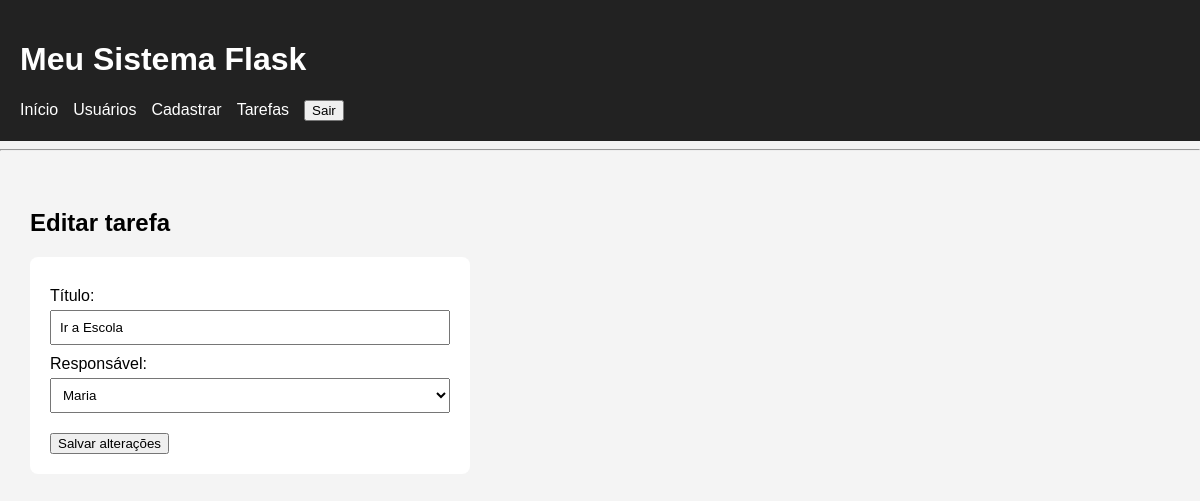
Before: /tarefas/editar/3 (signed in) with the older database file.
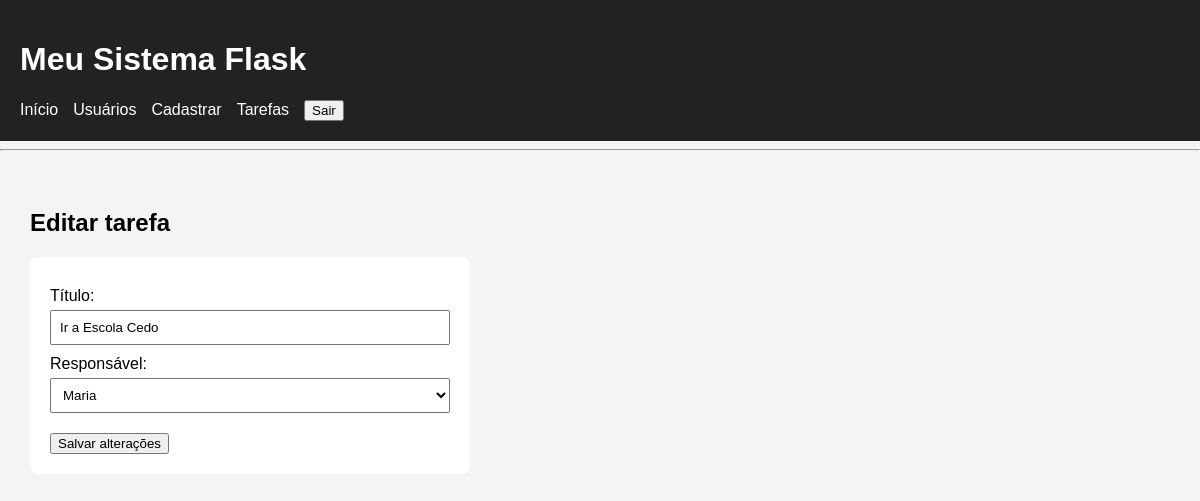
After: the same page with the newer database file.
### tables this page shows
CREATE TABLE tarefas (
                       id INTEGER PRIMARY KEY AUTOINCREMENT, 
                       titulo TEXT NOT NULL,
                       usuario_id INTEGER NOT NULL,
                       
                       FOREIGN KEY (usuario_id)
                       REFERENCES usuarios(id)
                   );

CREATE TABLE usuarios (
                       id  INTEGER PRIMARY KEY AUTOINCREMENT,
                       nome TEXT NOT NULL, 
                       email TEXT NOT NULL,
                       idade INTERGER,
                       cidade TEXT                       
                   );

### routes/tarefas.py (the view, shortened to what this page needs)
@tarefas_bp.route(
    "/tarefas/editar/<int:id>",
    methods=["GET", "POST"]
)
@login_required
def editar(id):
    tarefa = buscar_tarefa(id)
    if tarefa is None:
        abort(404)
    usuarios = listar_usuarios()
    return render_template(
        "editar_tarefa.html",
        tarefa=tarefa,
        usuarios=usuarios
    )

### auth_utils.py (called while the page is built, shortened)
def login_required(funcao):
    @wraps(funcao)
    def verificar_login(*args, **kwargs):
        return funcao(*args, **kwargs)
    return verificar_login

### banco.py (called while the page is built)
def conectar():
    conexao = sqlite3.connect("banco.db")
    conexao.row_factory = sqlite3.Row
    conexao.execute(
        "PRAGMA foreign_keys = ON"
    )
    return conexao

def listar_usuarios():
    conexao = conectar()
    cursor = conexao.cursor()
    cursor.execute("""
                       SELECT * FROM usuarios
                       """)
    usuarios = cursor.fetchall()
    conexao.close()
    return usuarios

def buscar_tarefa(id):
    conexao = conectar()
    cursor = conexao.cursor()
    cursor.execute("""
        SELECT *
        FROM tarefas
        WHERE id = ?
    """, (id,))
    tarefa = cursor.fetchone()
    conexao.close()
    return tarefa

### templates/editar_tarefa.html (shortened to what this page needs)
{% extends "base.html" %}
{% block conteudo %}
<h2>Editar tarefa</h2>
<form method="POST" class="formulario">
    <label>
        Título:
    </label>
    <input type="text" name="titulo" value="{{ tarefa.titulo }}" required>
    <label>
        Responsável:
    </label>
    <select name="usuario_id" required>
        {% for usuario in usuarios %}
        <option value="{{ usuario.id }}" {% if usuario.id==tarefa.usuario_id %} selected {% endif %}>
            {{ usuario.nome }}
        </option>
        {% endfor %}
    </select>
    <button type="submit">
        Salvar alterações
    </button>
</form>
{% endblock %}

Changed rows visible on the page:
changed tarefas "Maria": titulo "Ir a Escola" → "Ir a Escola Cedo"
